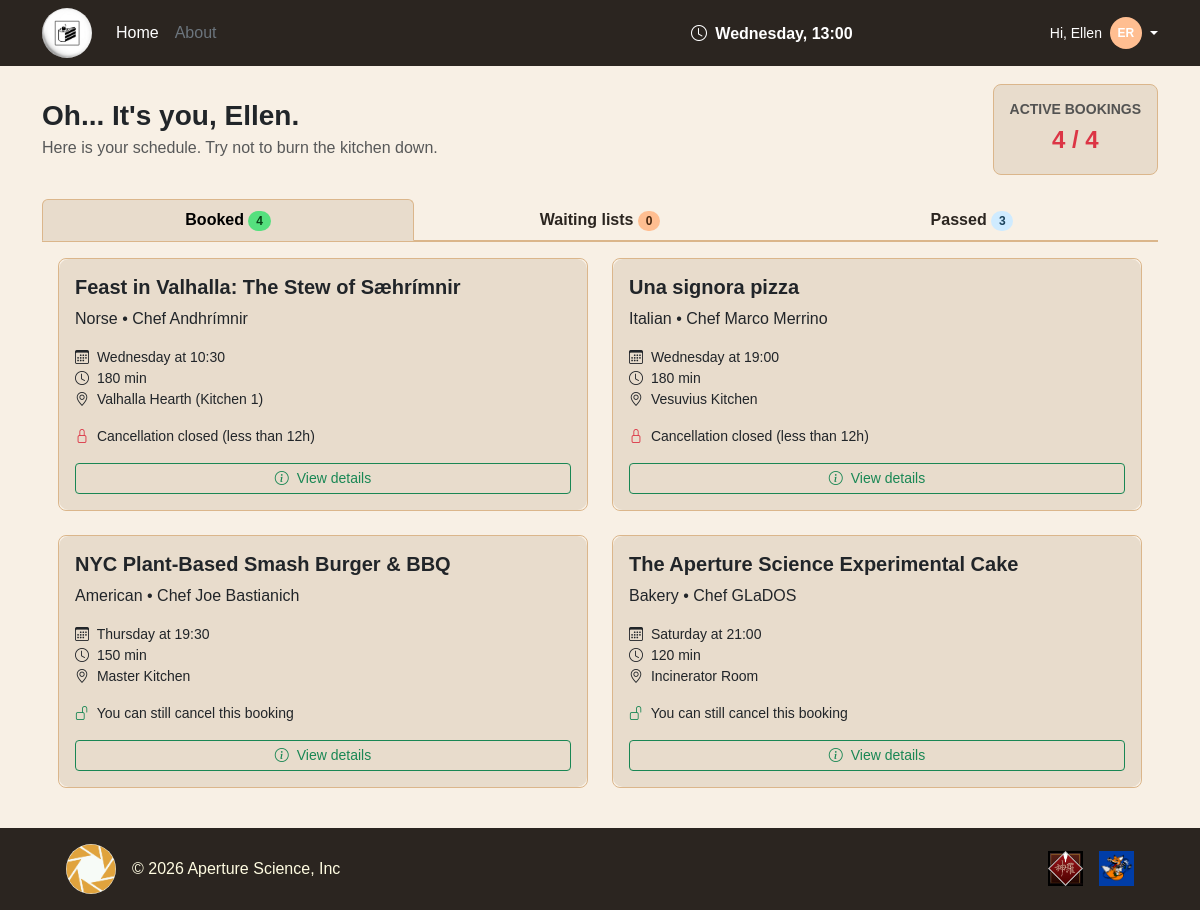
Page /student_profile (signed in) on the earlier database version.
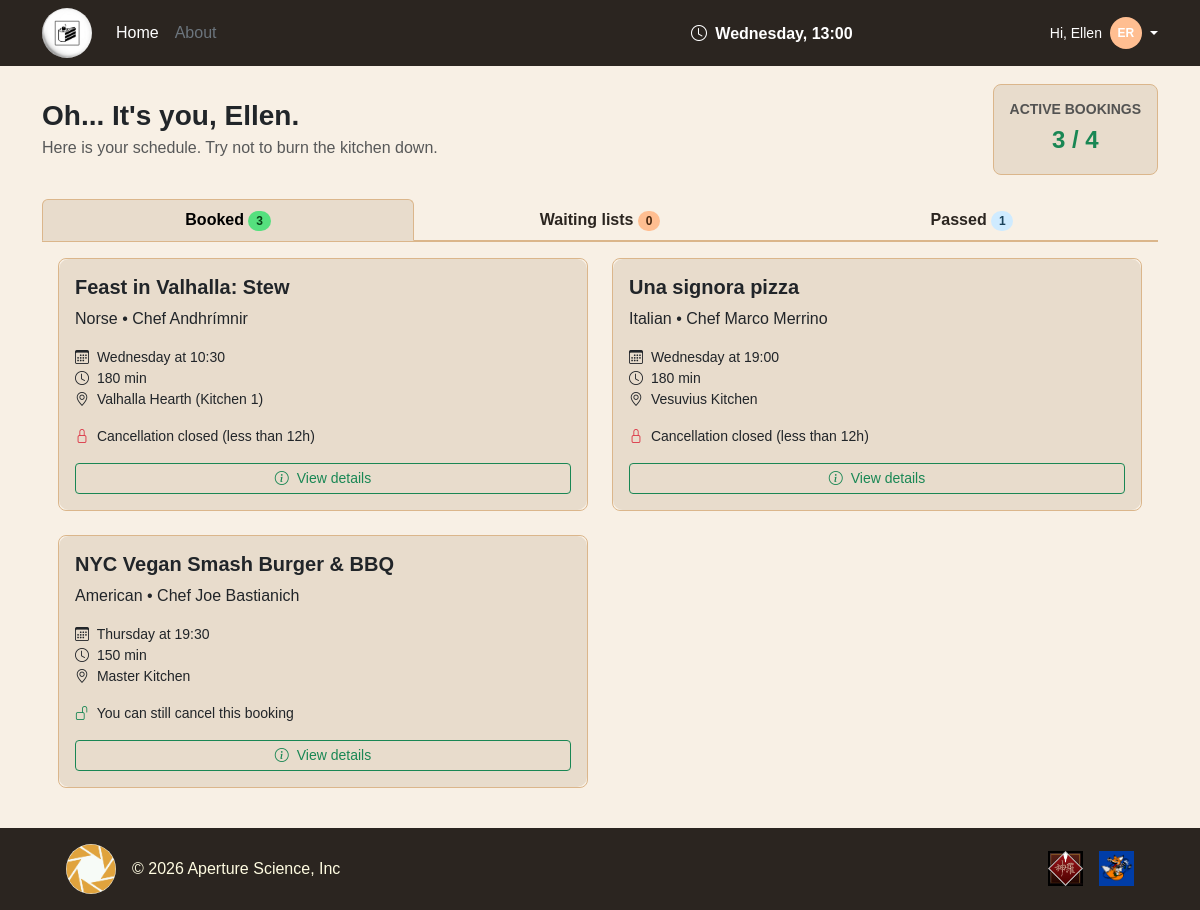
Same page on the later database version.
### tables this page shows
CREATE TABLE "BOOKING" (
	"id"	INTEGER NOT NULL UNIQUE,
	"rating"	INTEGER CHECK("rating" BETWEEN 1 AND 5),
	"status"	TEXT NOT NULL CHECK("status" IN ('ENROLLED', 'WAITING')),
	"CLASS_SESSION_id"	INTEGER NOT NULL,
	"USER_email"	TEXT NOT NULL,
	UNIQUE("CLASS_SESSION_id","USER_email"),
	PRIMARY KEY("id" AUTOINCREMENT),
	FOREIGN KEY("CLASS_SESSION_id") REFERENCES "CLASS_SESSION"("id") ON DELETE CASCADE,
	FOREIGN KEY("USER_email") REFERENCES "USER"("email") ON DELETE CASCADE
);

CREATE TABLE "COOKING_CLASS" (
	"id"	INTEGER NOT NULL UNIQUE,
	"cuisine"	TEXT NOT NULL,
	"title"	TEXT NOT NULL,
	"duration"	INTEGER NOT NULL,
	"difficulty"	TEXT NOT NULL CHECK("difficulty" IN ('Beginner', 'Intermediate', 'Advanced')),
	"chef_name"	TEXT NOT NULL,
	"description"	TEXT NOT NULL,
	"dietary_category"	TEXT NOT NULL CHECK("dietary_category" IN ('Standard', 'Vegetarian', 'Vegan', 'Gluten-free')),
	"photo_1"	TEXT NOT NULL,
	"photo_2"	TEXT NOT NULL,
	"photo_3"	TEXT NOT NULL,
	"USER_email"	TEXT NOT NULL,
	PRIMARY KEY("id" AUTOINCREMENT),
	FOREIGN KEY("USER_email") REFERENCES "USER"("email") ON DELETE CASCADE
);

CREATE TABLE "CLASS_SESSION" (
	"id"	INTEGER NOT NULL UNIQUE,
	"max_capacity"	INTEGER NOT NULL,
	"start_time"	TEXT NOT NULL,
	"day_of_week"	TEXT NOT NULL,
	"kitchen"	TEXT NOT NULL,
	"COOKING_CLASS_id"	INTEGER NOT NULL,
	PRIMARY KEY("id" AUTOINCREMENT),
	FOREIGN KEY("COOKING_CLASS_id") REFERENCES "COOKING_CLASS"("id") ON DELETE CASCADE
);

### app.py (the view)
@app.route("/student_profile")
@login_required
def student_profile():
    if current_user.role != "student":
        return redirect(url_for("home"))
    all_sessions = booking_dao.get_user_enrolled_sessions(current_user.email)
    all_sessions.sort(key=lambda s: (utilities_dao.DAYS.index(s["day_of_week"]), s["start_time"]))
    upcoming_sessions = []
    past_sessions = []
    on_waiting_list = []
    for session in all_sessions:
        session = dict(session)
        ended = utilities_dao.check_end_of_session(session["day_of_week"], session["start_time"], session["duration"])
        if session["status"] == "WAITING":
            if not ended:
                session["waiting_position"] = booking_dao.get_waiting_list_positions(current_user.email, session["id"])
                on_waiting_list.append(session)
        elif ended:
            past_sessions.append(session)
        else:
            session["deletable"] = utilities_dao.check_delete_eligibility(session["day_of_week"], session["start_time"])
            upcoming_sessions.append(session)
    return render_template(
        "student/student_profile.html",
        upcoming_sessions=upcoming_sessions,
        past_sessions=past_sessions,
        on_waiting_list=on_waiting_list,
        max_enrollments=utilities_dao.MAX_ENROLLMENTS
        )

### app.py (called while the page is built)
@login_manager.user_loader
def load_user(user_id):
    db_user = user_dao.get_user_by_email(user_id)
    if not db_user:
        return None
    return User(
        email=db_user["email"],
        first_name=db_user["first_name"],
        last_name=db_user["last_name"],
        password=db_user["password_hash"],
        role=db_user["role"]
    )

@app.context_processor
def inject_current_time():
    return {"current_day": utilities_dao.CURRENT_DAY, "current_time": utilities_dao.CURRENT_TIME}

### dao/user_dao.py (called while the page is built)
def get_user_by_email(email):
    conn = utilities_dao.db_connect()
    cursor = conn.cursor()
    cursor.execute("SELECT * FROM USER WHERE email = ?", (email,))
    user = cursor.fetchone()
    utilities_dao.close_connection(conn, cursor)
    return user

### dao/utilities_dao.py (called while the page is built)
def db_connect():
    conn = sqlite3.connect(DATABASE)
    conn.row_factory = sqlite3.Row
    conn.execute("PRAGMA foreign_keys = ON;")
    return conn

def close_connection(conn, cursor):
    conn.commit()
    cursor.close()
    conn.close()

def get_week_time(day, time_str):
    hours, minutes = time_str.split(":")
    return datetime.timedelta(days=DAYS.index(day), hours=int(hours), minutes=int(minutes))

### templates/student/student_profile.html (shortened to what the changed rows need)
{% extends "base.html" %}
{% block content %}
<div class="container my-4">
    <div class="d-flex flex-wrap align-items-center justify-content-between mb-4">
        <div class="card stat-card text-center">
            <div class="card-body p-3">
                <h6 class="small fw-bold text-muted mb-1">ACTIVE BOOKINGS</h6>
                <div class="fs-4 fw-bold {% if upcoming_sessions|length >= max_enrollments %}text-danger{% else %}text-success{% endif %}">
                    {{ upcoming_sessions|length }} / {{ max_enrollments }}
                </div>
            </div>
        </div>
    </div>
    <div class="row mt-4">
        <div class="col-12">
            <ul class="nav nav-tabs nav-justified profile-tabs">
                <li class="nav-item">
                    <a class="nav-link active" data-bs-toggle="tab" href="#booked">
                        <strong>Booked</strong> <span class="badge bg-success rounded-pill">{{ upcoming_sessions|length }}</span>
                    </a>
                </li>
                <li class="nav-item">
                    <a class="nav-link" data-bs-toggle="tab" href="#passed">
                        <strong>Passed</strong> <span class="badge badge-passed rounded-pill">{{ past_sessions|length }}</span>
                    </a>
                </li>
            </ul>
            <div class="tab-content p-3">
                <div id="booked" class="tab-pane fade show active">
                    {% if upcoming_sessions %}
                    <div class="row row-cols-1 row-cols-md-2 g-4">
                        {% for upcoming in upcoming_sessions %}
                        <div class="col">
                            <div class="card booking-card h-100">
                                <div class="card-body">
                                    <div class="d-flex justify-content-between align-items-start mb-2">
                                        <h5 class="card-title fw-bold mb-0">{{ upcoming.title }}</h5>
                                    </div>
                                    <p class="card-text mb-3">{{ upcoming.cuisine }} &bull; Chef {{ upcoming.chef_name }}</p>
                                    <ul class="list-unstyled small mb-3">
                                        <li><i class="bi bi-calendar3 me-1"></i> {{ upcoming.day_of_week }} at {{ upcoming.start_time }}</li>
                                        <li><i class="bi bi-clock me-1"></i> {{ upcoming.duration }} min</li>
                                        <li><i class="bi bi-geo-alt me-1"></i> {{ upcoming.kitchen }}</li>
                                    </ul>
                                    <p class="small mb-3">
                                        {% if upcoming.deletable %}
                                        <i class="bi bi-unlock text-success me-1"></i> You can still cancel this booking
                                        {% else %}
                                        <i class="bi bi-lock text-danger me-1"></i> Cancellation closed (less than 12h)
                                        {% endif %}
                                    </p>
                                    <a href="{{ url_for('session_details', session_id=upcoming.id) }}" class="btn btn-outline-success btn-sm w-100">
                                        <i class="bi bi-info-circle me-1"></i> View details
                                    </a>
                                </div>
                            </div>
                        </div>
                        {% endfor %}
                    </div>
                    {% else %}
                    <div class="text-center py-5 text-muted"><p class="mb-0">You haven't made any reservations yet.</p></div>
                    {% endif %}
                </div>
            </div>
        </div>
    </div>
</div>
{% endblock %}

Differences in the rows shown:
removed BOOKING: title "The Aperture Science Experimental Cake", cuisine "Bakery", chef_name "GLaDOS", day_of_week "Saturday", start_time "21:00", duration "120", kitchen "Incinerator Room", shows "You can still cancel this booking"
changed through a linked row, BOOKING "Norse": title "Feast in Valhalla: The Stew of Sæhrímnir" → "Feast in Valhalla: Stew"
changed through a linked row, BOOKING "American": title "NYC Plant-Based Smash Burger & BBQ" → "NYC Vegan Smash Burger & BBQ"
Other differences:
{{ upcoming_sessions|length }}: "4" → "3"
{{ past_sessions|length }}: "3" → "1"
